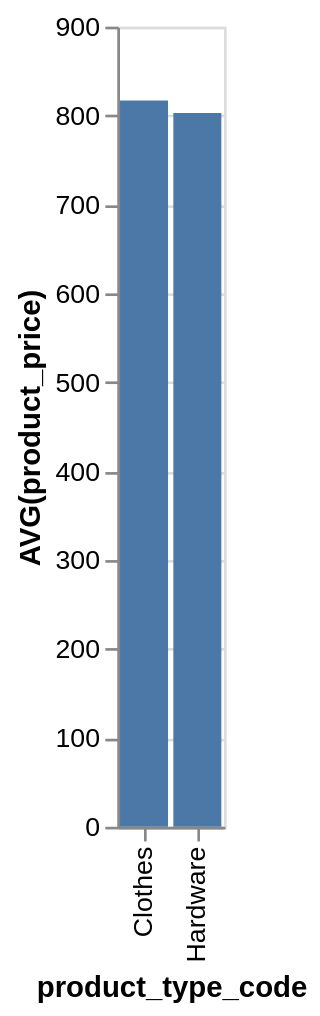

Write the Vega-Lite specification saved for this chart.
### Vega-Lite specification from a JSON file in a GitHub repository (floating-point values rounded to 4 significant figures)
{"data": {"values": [{"x_data": "Clothes", "y_data": 817}, {"x_data": "Hardware", "y_data": 803}]}, "mark": "bar", "encoding": {"x": {"field": "x_data", "type": "nominal", "title": "product_type_code", "sort": {"op": "sum", "field": "y_data", "order": "descending"}}, "y": {"field": "y_data", "type": "quantitative", "title": "AVG(product_price)"}}}
